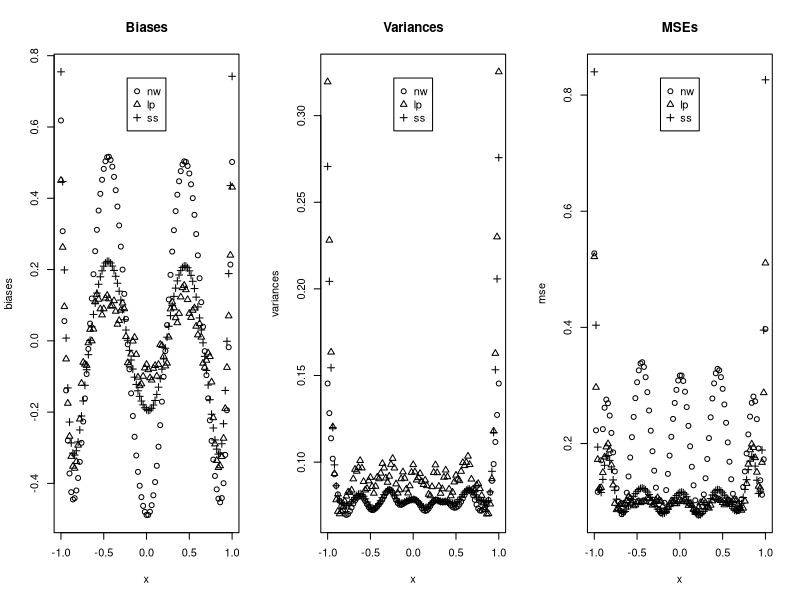
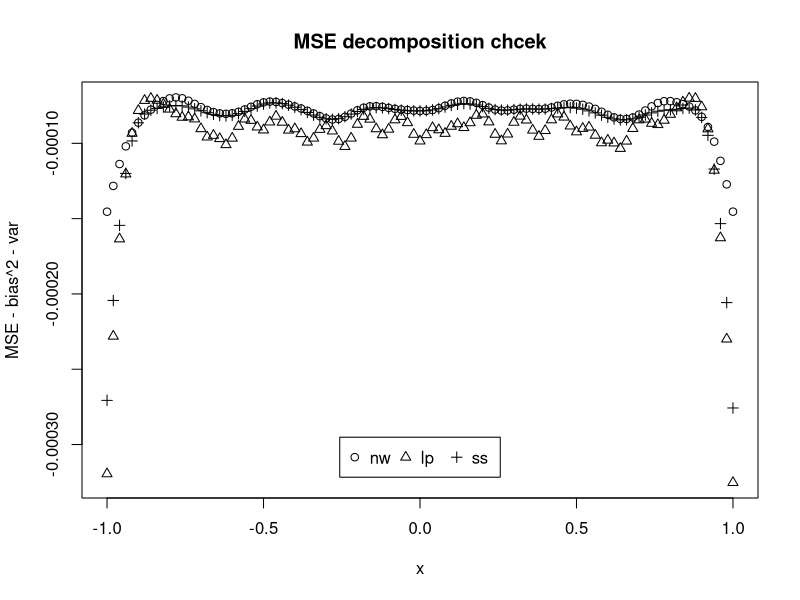
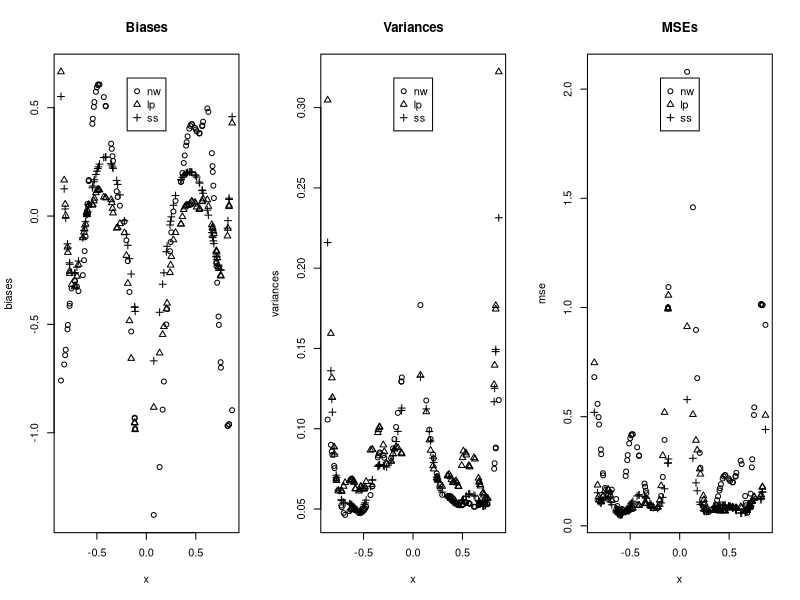
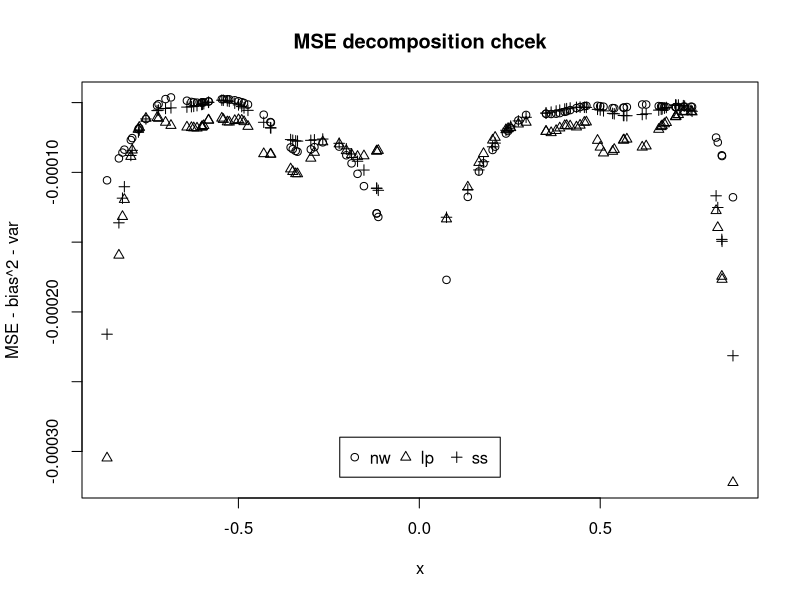

Here is the R script that generated these plots, in order:
##define the function
fun <- function(x) {
  return(x + 4*cos(7*x))
}
##set prediction points
x <- seq(-1, 1, length = 101)
m <- fun(x)
##set seed for reproducibility
set.seed(79)
## nw = Nadaraya-Watson, lp = Local Polynomial, ss = Smoothing Splines
nrep <- 1000
estnw <- estlp <- estss <- data <- matrix(0, nrow = 101, ncol = nrep)
##run simulations 
for(i in 1:nrep){
  ## Simulate y-values and store them
  y <- m + rnorm(length(x))
  data[,i] <- y
  ## Get estimates for the mean function m(x) in the points given by the vector x
  estnw[,i] <- ksmooth(x, y, kernel = "normal", bandwidth = 0.2, x.points = x)$y
  estlp[,i] <- predict(loess(y ~ x, span = 0.2971339), newdata = x)
  estss[,i] <- predict(smooth.spline(x,y,spar = 0.623396), x = x)$y
}
##estimate bias for the three estimators
meansnw <- apply(estnw, 1, mean)
biasnw <- meansnw - m
meanslp <- apply(estlp, 1, mean)
biaslp <- meanslp - m
meanss <- apply(estss, 1, mean)
biasss <- meanss - m
biases <- cbind(biasnw, biaslp, biasss)

##estimate variance for the three estimators
varnw <- apply(estnw, 1, var)
varlp <- apply(estlp, 1, var)
varss <- apply(estss, 1, var)
variances <- cbind(varnw, varlp, varss)

##estimate MSE for the three estimators
msenw <- apply((estnw - m)^2, 1, mean)
mselp <- apply((estlp - m)^2, 1, mean)
msess <- apply((estss - m)^2, 1, mean)
mse <- cbind(msenw, mselp, msess)

##plot everything
par(mfrow=c(1,3)) #for three horisontal plots
##biases
matplot(x,biases, pch = 1:3, col = 1, main = "Biases")
legend("top", inset=.05, legend=c("nw", "lp", "ss"), pch=1:3)
##variances
matplot(x,variances, pch = 1:3, col = 1, main = "Variances")
legend("top", inset=.05, legend=c("nw", "lp", "ss"), pch=1:3)
##MSEs
matplot(x,mse, pch = 1:3, col = 1, main = "MSEs")
legend("top", inset=.05, legend=c("nw", "lp", "ss"), pch=1:3)

## Plot MSE decomposition chcek
par(mfrow=c(1,1))
matplot(x,(mse - biases^2 - variances), pch = 1:3, col = 1,
          main = "MSE decomposition chcek", ylab = "MSE - bias^2 - var")
legend("bottom", inset=.05, legend=c("nw", "lp", "ss"), pch=1:3, horiz = TRUE)

##part b)
##calculate smoothing matrices for all three estimators
## nw = Nadaraya-Watson, lp = Local Polynomial, ss = Smoothing Splines
Snw <- Slp <- Sss <- matrix(0, nrow = 101, ncol = 101)
In <- diag(101) ## identity matrix
for(j in 1:101){
  y <- In[,j]
  Snw[,j] <- ksmooth(x, y, kernel = "normal", bandwidth = 0.2, x.points = x)$y
  Slp[,j] <- predict(loess(y ~ x, span = 0.2971339), newdata = x)
  Sss[,j] <- predict(smooth.spline(x,y,spar = 0.623396), x = x)$y
}
##calculate degrees of freedom in the estimators
dfnw <- sum(diag(Snw))
dflp <- sum(diag(Slp))
dfss <- sum(diag(Sss))
##calculate standard error estimates while running simulations
senw <- selp <- sess <- matrix(0, nrow = 101, ncol = nrep)
##run simulations and count the coverage rates of confidence intervals
coveragenw <-coveragelp <- coveragess <- 0 
coverageFullnw <-coverageFulllp <- coverageFullss <- 0 
for(i in 1:nrep){
  ## Get estimate for standard error
  sigma2nw <- sum((estnw[,i] - data[,i])^2) / (length(data[,i]) - dfnw)
  sigma2lp <- sum((estlp[,i] - data[,i])^2) / (length(data[,i]) - dflp)
  sigma2ss <- sum((estss[,i] - data[,i])^2) / (length(data[,i]) - dfss)
  senw[,i] <- sqrt(sigma2nw * diag(Snw))
  selp[,i] <- sqrt(sigma2lp * diag(Slp))
  sess[,i] <- sqrt(sigma2ss * diag(Sss))
  ## Check if estimate at 0.5 belongs to 95% confidence interval
  ## Note x[76] = 0.5. Calculate boundaries of bias adjusted confidence interval
  leftnw <- estnw[76,i] - 1.96*senw[76,i] - biasnw[76]
  rightnw <- estnw[76,i] + 1.96*senw[76,i] - biasnw[76]
  leftlp <- estlp[76,i] - 1.96*selp[76,i] - biaslp[76]
  rightlp <- estlp[76,i] + 1.96*selp[76,i] - biaslp[76]
  leftss <- estss[76,i] - 1.96*sess[76,i] - biasss[76]
  rightss <- estss[76,i] + 1.96*sess[76,i] - biasss[76]
  ##nw
  if ((m[76] >= leftnw) & (m[76] <= rightnw)) {
    coveragenw = coveragenw + 1
  }
  ##lp
  if ((m[76] >= leftlp) & (m[76] <= rightlp)) {
    coveragelp = coveragelp + 1
  }
  ##ss
  if ((m[76] >= leftss) & (m[76] <= rightss)) {
    coveragess = coveragess + 1
  }
  ## Check if estimate at all points belongs to 95% confidence interval
  bandcovernw <- bandcoverlp <- bandcoverss <- TRUE
  for (j in 1:101) {
    leftnw <- estnw[j,i] - 1.96*senw[j,i] - biasnw[j]
    rightnw <- estnw[j,i] + 1.96*senw[j,i] - biasnw[j]
    leftlp <- estlp[j,i] - 1.96*selp[j,i] - biaslp[j]
    rightlp <- estlp[j,i] + 1.96*selp[j,i] - biaslp[j]
    leftss <- estss[j,i] - 1.96*sess[j,i] - biasss[j]
    rightss <- estss[j,i] + 1.96*sess[j,i] - biasss[j]
    ##nw
    if ((m[j] < leftnw) || (m[j] > rightnw)) {
      bandcovernw <- FALSE
    }
    ##lp
    if ((m[j] < leftlp) || (m[j] > rightlp)) {
      bandcoverlp <- FALSE
    }
    ##ss
    if ((m[j] < leftss) || (m[j] > rightss)) {
      bandcoverss <- FALSE
    }
  }
  ## If all points in band increment counters
  if (bandcovernw) {
    coverageFullnw = coverageFullnw + 1
  }
  if (bandcoverlp) {
    coverageFulllp = coverageFulllp + 1
  }
  if (bandcoverss) {
    coverageFullss = coverageFullss + 1
  }
}

## For part c)
## copy-pasted the same code as above with changed x
##set prediction points
x <- sort(c(0.5, -1 + rbeta(50, 2, 2), rbeta(50, 2, 2)))
m <- fun(x)
##set seed for reproducibility
set.seed(79)
## nw = Nadaraya-Watson, lp = Local Polynomial, ss = Smoothing Splines
nrep <- 1000
estnw <- estlp <- estss <- data <- matrix(0, nrow = 101, ncol = nrep)
##run simulations 
for(i in 1:nrep){
  ## Simulate y-values and store them
  y <- m + rnorm(length(x))
  data[,i] <- y
  ## Get estimates for the mean function m(x) in the points given by the vector x
  estnw[,i] <- ksmooth(x, y, kernel = "normal", bandwidth = 0.2, x.points = x)$y
  estlp[,i] <- predict(loess(y ~ x, span = 0.37614), newdata = x)
  estss[,i] <- predict(smooth.spline(x,y,spar = 0.79424), x = x)$y
}
##estimate bias for the three estimators
meansnw <- apply(estnw, 1, mean)
biasnw <- meansnw - m
meanslp <- apply(estlp, 1, mean)
biaslp <- meanslp - m
meanss <- apply(estss, 1, mean)
biasss <- meanss - m
biases <- cbind(biasnw, biaslp, biasss)

##estimate variance for the three estimators
varnw <- apply(estnw, 1, var)
varlp <- apply(estlp, 1, var)
varss <- apply(estss, 1, var)
variances <- cbind(varnw, varlp, varss)

##estimate MSE for the three estimators
msenw <- apply((estnw - m)^2, 1, mean)
mselp <- apply((estlp - m)^2, 1, mean)
msess <- apply((estss - m)^2, 1, mean)
mse <- cbind(msenw, mselp, msess)

##plot everything
par(mfrow=c(1,3)) #for three horisontal plots
##biases
matplot(x,biases, pch = 1:3, col = 1, main = "Biases")
legend("top", inset=.05, legend=c("nw", "lp", "ss"), pch=1:3)
##variances
matplot(x,variances, pch = 1:3, col = 1, main = "Variances")
legend("top", inset=.05, legend=c("nw", "lp", "ss"), pch=1:3)
##MSEs
matplot(x,mse, pch = 1:3, col = 1, main = "MSEs")
legend("top", inset=.05, legend=c("nw", "lp", "ss"), pch=1:3)

## Plot MSE decomposition chcek
par(mfrow=c(1,1))
matplot(x,(mse - biases^2 - variances), pch = 1:3, col = 1,
        main = "MSE decomposition chcek", ylab = "MSE - bias^2 - var")
legend("bottom", inset=.05, legend=c("nw", "lp", "ss"), pch=1:3, horiz = TRUE)

##calculate smoothing matrices for all three estimators
## nw = Nadaraya-Watson, lp = Local Polynomial, ss = Smoothing Splines
Snw <- Slp <- Sss <- matrix(0, nrow = 101, ncol = 101)
In <- diag(101) ## identity matrix
for(j in 1:101){
  y <- In[,j]
  Snw[,j] <- ksmooth(x, y, kernel = "normal", bandwidth = 0.2, x.points = x)$y
  Slp[,j] <- predict(loess(y ~ x, span = 0.2971339), newdata = x)
  Sss[,j] <- predict(smooth.spline(x,y,spar = 0.623396), x = x)$y
}
##calculate degrees of freedom in the estimators
dfnw <- sum(diag(Snw))
dflp <- sum(diag(Slp))
dfss <- sum(diag(Sss))
##calculate standard error estimates while running simulations
senw <- selp <- sess <- matrix(0, nrow = 101, ncol = nrep)
##run simulations and count the coverage rates of confidence intervals
coveragenw <-coveragelp <- coveragess <- 0 
coverageFullnw <-coverageFulllp <- coverageFullss <- 0 
for(i in 1:nrep){
  ## Get estimate for standard error
  sigma2nw <- sum((estnw[,i] - data[,i])^2) / (length(data[,i]) - dfnw)
  sigma2lp <- sum((estlp[,i] - data[,i])^2) / (length(data[,i]) - dflp)
  sigma2ss <- sum((estss[,i] - data[,i])^2) / (length(data[,i]) - dfss)
  senw[,i] <- sqrt(sigma2nw * diag(Snw))
  selp[,i] <- sqrt(sigma2lp * diag(Slp))
  sess[,i] <- sqrt(sigma2ss * diag(Sss))
  ## Check if estimate at 0.5 belongs to 95% confidence interval
  ## Note x[76] = 0.5. Calculate boundaries of bias adjusted confidence interval
  leftnw <- estnw[76,i] - 1.96*senw[76,i] - biasnw[76]
  rightnw <- estnw[76,i] + 1.96*senw[76,i] - biasnw[76]
  leftlp <- estlp[76,i] - 1.96*selp[76,i] - biaslp[76]
  rightlp <- estlp[76,i] + 1.96*selp[76,i] - biaslp[76]
  leftss <- estss[76,i] - 1.96*sess[76,i] - biasss[76]
  rightss <- estss[76,i] + 1.96*sess[76,i] - biasss[76]
  ##nw
  if ((m[76] >= leftnw) & (m[76] <= rightnw)) {
    coveragenw = coveragenw + 1
  }
  ##lp
  if ((m[76] >= leftlp) & (m[76] <= rightlp)) {
    coveragelp = coveragelp + 1
  }
  ##ss
  if ((m[76] >= leftss) & (m[76] <= rightss)) {
    coveragess = coveragess + 1
  }
  ## Check if estimate at all points belongs to 95% confidence interval
  bandcovernw <- bandcoverlp <- bandcoverss <- TRUE
  for (j in 1:101) {
    leftnw <- estnw[j,i] - 1.96*senw[j,i] - biasnw[j]
    rightnw <- estnw[j,i] + 1.96*senw[j,i] - biasnw[j]
    leftlp <- estlp[j,i] - 1.96*selp[j,i] - biaslp[j]
    rightlp <- estlp[j,i] + 1.96*selp[j,i] - biaslp[j]
    leftss <- estss[j,i] - 1.96*sess[j,i] - biasss[j]
    rightss <- estss[j,i] + 1.96*sess[j,i] - biasss[j]
    ##nw
    if ((m[j] < leftnw) || (m[j] > rightnw)) {
      bandcovernw <- FALSE
    }
    ##lp
    if ((m[j] < leftlp) || (m[j] > rightlp)) {
      bandcoverlp <- FALSE
    }
    ##ss
    if ((m[j] < leftss) || (m[j] > rightss)) {
      bandcoverss <- FALSE
    }
  }
  ## If all points in band increment counters
  if (bandcovernw) {
    coverageFullnw = coverageFullnw + 1
  }
  if (bandcoverlp) {
    coverageFulllp = coverageFulllp + 1
  }
  if (bandcoverss) {
    coverageFullss = coverageFullss + 1
  }
}